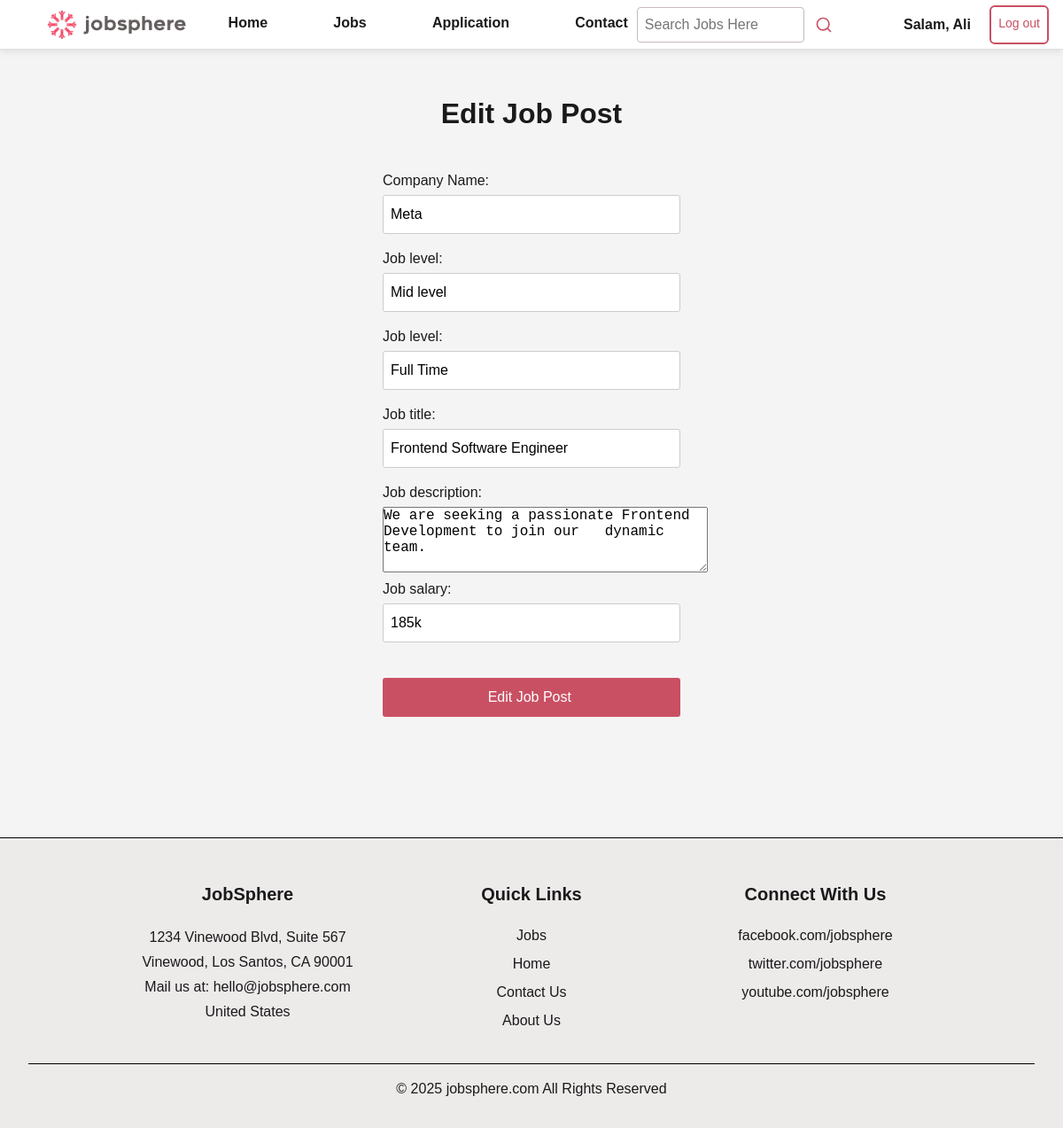
Screenshot of /edit.php?eid=4 (signed in) with the database file from the repository.
### tables this page shows
CREATE TABLE `joblistings` (
  `job_id` int(11) NOT NULL,
  `company_name` varchar(50) NOT NULL,
  `job_level` varchar(30) NOT NULL,
  `job_type` varchar(30) NOT NULL,
  `job_title` varchar(30) NOT NULL,
  `job_description` varchar(100) NOT NULL,
  `job_salary` varchar(50) NOT NULL
);

### edit.php (the view, shortened to what this page needs)
<?php require("includes/config.php"); ?>
<?php
if (isset($_SESSION['logged_in'])) {
    if ($_SESSION['logged_in'] === 'T') {
        if ($_SESSION['user_type'] === 'employer') {
?>
            <!DOCTYPE html>
            <head>
                <?php require('includes/head.php'); ?>
            </head>
            <body>
                <section class="first-section">
                    <?php require('includes/navbar.php') ?>
                    <?php
                    $jobCard_id = $_GET['eid'];
                    $sql1 = "SELECT * FROM `joblistings` WHERE `job_id` = ?";
                    $stmt1 = $conn->prepare($sql1);
                    $stmt1->bind_param('i', $jobCard_id);
                    $stmt1->execute();
                    $result1 = $stmt1->get_result();
                    if ($result1->num_rows > 0) {
                    ?>
                        <?php while ($job = $result1->fetch_assoc()) { ?>
                            <div class="signup-section">
                                <form class="signup-form" method="POST">
                                    <h2> Edit Job Post</h2> <br>
                                    <label for="name" class="form-label">Company Name:</label>
                                    <input type="text" id="company_name" name="company_name" placeholder="Google" class="form-input" value="<?php echo $job['company_name']; ?>" />
                                    <label for="job_level" class="form-label">Job level:</label>
                                    <input type="text" id="job_level" name="job_level" placeholder="Entry-level" class="form-input" required value="<?php echo $job['job_level']; ?>" />
                                    <label for="job_type" class="form-label">Job level:</label>
                                    <input type="text" id="job_type" name="job_type" placeholder="Full Time" class="form-input" required value="<?php echo $job['job_type']; ?>" />
                                    <label for="job_title" class="form-label">Job title:</label>
                                    <input type="text" id="job_title" name="job_title" placeholder="Product Designer" class="form-input" required value="<?php echo $job['job_title']; ?>" />
                                    <label for="job_description" class="form-label">Job description:</label>
                                    <textarea id="We need a Product Designer" name="job_description" rows="4" cols="35"><?php echo $job['job_description']; ?></textarea><br />
                                    <label for="job_salary" class="form-label">Job salary:</label>
                                    <input type="text" id="job_salary" name="job_salary" placeholder="105k" class="form-input" value="<?php echo $job['job_salary']; ?>" /> <br> <br>
                                    <input type="submit" value="Edit Job Post " class="submit-button" />
                                    <br />
                                    <br />
                                    <br />
                                </form>
                        <?php }
                    }
                    $stmt1->close(); ?>
                            </div>
                </section>
                <?php require('includes/footer.php') ?>
            </body>
            </html>
<?php } else {
            echo '<h2>Only Employer can access this page</h2>';
        }
    } else {
        header('location: login.php');
    }
} else {
    header('location: login.php');
}
?>

### css/style.css (style rules this page uses)
* { margin: 0; padding: 0; box-sizing: border-box; }
body { font-family: var(--font-family-base); background-color: var(--color-background); color: var(--color-text-primary); line-height: var(--line-height-base); min-height: 100vh; overflow-x: hidden; }
a, button, input, select, textarea { min-height: var(--touch-target-min); min-width: var(--touch-target-min); }
input, select, textarea, button { font-size: 16px; }
.signup-section { width: 100%; padding: var(--spacing-base) var(--spacing-base) var(--spacing-xl); }
.signup-form { position: relative; padding: var(--spacing-lg); width: min(100%, 400px); text-align: left; left: 50%; transform: translateX(-50%); }
.signup-form h2 { margin-top: 0; margin-bottom: var(--spacing-base); text-align: center; font-size: clamp(1.5rem, 4vw, var(--font-size-3xl)); }
.signup-form .form-label { display: inline-block; width: 100%; margin-bottom: var(--spacing-xs); font-weight: var(--font-weight-medium); }
.signup-form .form-input { width: 100%; margin-bottom: var(--spacing-base); padding: var(--spacing-sm); border: 1px solid var(--color-border-input); border-radius: var(--radius-sm); font-size: 16px; min-height: var(--touch-target-min); }
.signup-form .submit-button { width: 100%; padding: var(--spacing-sm) var(--spacing-base); background-color: var(--color-primary); color: white; border: none; border-radius: var(--radius-sm); cursor: pointer; margin-bottom: var(--spacing-base); font-size: var(--font-size-base); min-height: var(--touch-target-min); transition: background-color var(--transition-fast); }

### rows the page displays
joblistings: company_name "Meta", job_level "Mid level", job_type "Full Time", job_title "Frontend Software Engineer", job_description "We are seeking a passionate Frontend Development to join our dynamic team.", job_salary "185k"

### other values shown
$_SESSION['user_name'] "Ali"
